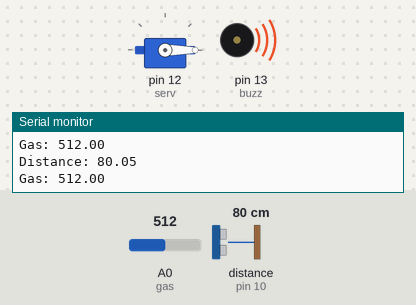
A sketch run on a simulated Arduino Uno, built with avr-gcc and run on an emulated ATmega328P. Parts: servo, buzzer (waves = sounding), the last lines printed to the serial monitor. Wiring (inferred from the names in the program): ultrasonic range finder: trigger pin 11; echo pin 10. The test bench sets the inputs (shaded band); at power-on: distance to the obstacle (sensor on pin 10) 80 cm, A0 (gas) = 512. The echo pulse lasts 58.3 µs per cm.

Above: at 1.2 s.
1.3 s: distance to the obstacle (sensor on pin 10) set to 196 cm
4.3 s: distance to the obstacle (sensor on pin 10) set to 203 cm
At 5.43 s:
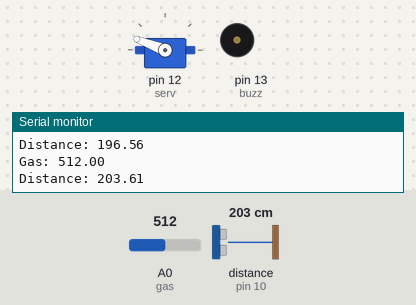
7.3 s: A0 (gas) set to 110
10.3 s: A0 (gas) set to 93
At 10.69 s:
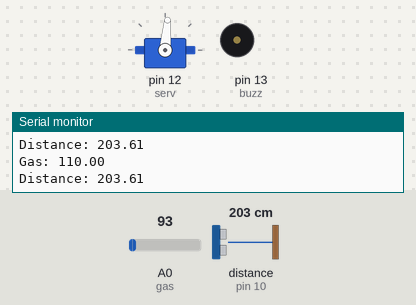
13.3 s: A0 (gas) set to 122
At 14.27 s:
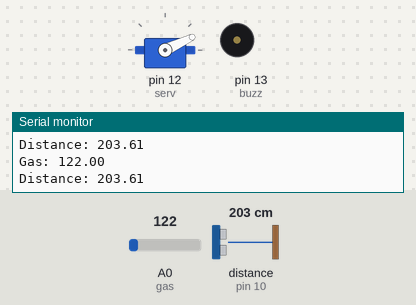
Timing chart, 0 to 17.3 s (numbered marks = the images above; inputs shaded):
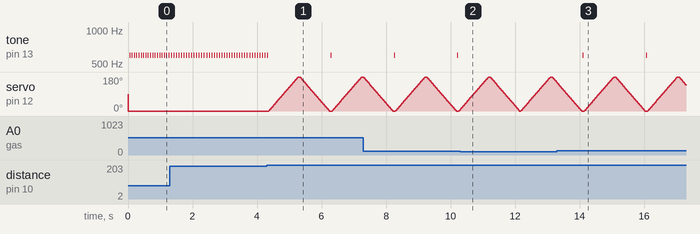

The sketch:

greenhouse_monitoring_system_f22.ino
```cpp
// This arduino is mainly responsible for handling water levels and ensure authentication
#include <Servo.h>  // This will allow us to use servo motor for pumping
#include <Keypad.h>// This will allow keypad based auth into device

// These are general keypad configuration
byte rows = 4;
byte cols = 4; // 4*4 keypad setup
char keys[4][4] = { // These represent each key in keypad as 2D array
    {'1', '2', '3', 'A'},
    {'4', '5', '6', 'B'},
    {'7', '8', '9', 'C'},
    {'*', '0', '#', 'D'}
};
byte rowPins[4] = {9, 8, 7, 6}; // represents pins for map to row
byte colPins[4] = {5, 4, 3, 2}; // represents pins for map to col

// This represents an actual instance of keypad
Keypad kp = Keypad(makeKeymap(keys), rowPins, colPins, rows, cols); // requires byte interface

// This represents an instance of servo motor controllor
Servo svr;

// These represent various pins to be used by arduino
char gas = A0; // used to read gas sensor value
int echo = 10; // used to read distance sensor reading
int trig = 11; // used to send pulse
int serv = 12; // controls servo angle
int buzz = 13; // sends buzziness

// Static declarations
String password= "0000"; // contains the master key
String pressed=""; // contains the key entered

float distance; // stores distance reading from ultrasonic sensor
float gaser; // stores gassed value from gas sensor

int flag = 0; // trigger for authentication

// Function declarations
float measureDistance(int, int); // measures distance
float measureSmoke(int); // measures smoke
void checkKeyPad(); // makes auth mandatory
void setup() {
    Serial.begin(1156200); // serial monitor for communication  pinMode(trig, OUTPUT); // sends trigger signal
  	Serial.flush();

  	pinMode(trig, OUTPUT); // sends pulse
  	pinMode(echo, INPUT); // reads echo signal
    pinMode(gas, INPUT); // reads gas value
    pinMode(buzz, OUTPUT); // sets piezo value

    svr.attach(serv); // Attaches instance of servo controller to port controlling motor
}

void loop()
{
    distance = 0.01723 * measureDistance(trig, echo); // 340 * 100 * 0.00001 / 2
  	Serial.print("Distance: ");
  	Serial.print(distance);
  	Serial.println();
    if (distance > 200) { // we only need to pump water if the distance is greater than 200
    	for (int i = 0; i <= 180; i++) {
        	svr.write(i);
            delay(5); //delay of 10 ms to reach the position
        }
      delay(50);
        for (int i = 180; i >= 0; i--) {
            svr.write(i); // pump must return to its original position
            delay(5);
        }
    } else {
        svr.write(0); // so that the pump returns to its original position
    }

    gaser = measureSmoke(gas); // read gas reading
  	Serial.print("Gas: ");
  	Serial.print(gaser);
  	Serial.println();
    if (gaser > 100) {
        for (int i = 200; i <= 600; i += 50) {
            tone(buzz, i, 10); // will allow toned buzzing
            delay(5);
        }
    } else {
        digitalWrite(buzz, 0); // stop buzz
    }
  	svr.write(0);
  	delay(20);
}

// Finds out distance travelled in cms
float measureDistance(int triggerPin, int echoPin) {
    digitalWrite(triggerPin, LOW);
  	delayMicroseconds(2);
  	// Sets the trigger pin to HIGH state for 10 microseconds
  	digitalWrite(triggerPin, HIGH);
  	delayMicroseconds(10);
  	digitalWrite(triggerPin, LOW);
  	// Reads the echo pin, and returns the sound wave travel time in microseconds
  	return pulseIn(echoPin, HIGH);
}

// Finds out the quantity of smoke in air
float measureSmoke(int pin) {
    return analogRead(pin);
}

/*************
* This function served as authentication, however is
* non-functional due to no serial communication
**************/

// Listens for key press event
void checkKeyPad() {
    char key = kp.getKey();
    if (int(key) != 0) {
        if (key == 'C') { // This will allow us to clear our input
     	    pressed = "";
      	    delay(100); // To clear any cache
        } else if (key == '*') { // This will allow us to submit pwd for checking
          if (pressed == password) {
                flag = 1; // will exit check loop
            }
          Serial.write(char('w'));
        } else {
     	    pressed.concat(key);  // store entered stuff
            Serial.write(char(key));
        }
    }
}
```

Measured:
- the behaviour switches between 199 and 200 cm on distance to the obstacle (sensor on pin 10) (found by bisection; images 0 and 1)
- the behaviour switches between 101 and 100 on A0 (gas) (found by bisection; images 1 and 2)
- after the input at 10.3 s, tone on pin 13 (buzz): stays silent (without the input it goes to 600 Hz after 1.9 s)
- after the input at 13.3 s, tone on pin 13 (buzz): alternates 600 Hz for 0.01 s and silent for 2.0 s, starting after 0.80 s
- by itself, tone on pin 13 (buzz): alternates 600 Hz for 0.01 s and silent for 0.07 s
